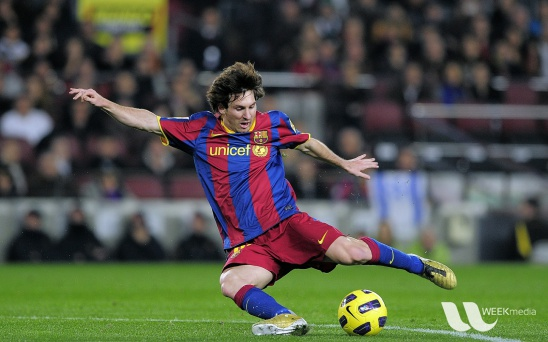
#> input picture python_src/30_tensor_flow_ex/data_opencv_sample/messi5.jpg, 548 x 342 px
$ python ex_03_qt_img_bin.py
#> lines starting #> are read from the running program, lines starting #| are printed output that depends on the picture; after the words box and inside, x2 and y2 are one past the last pixel; in counts of white or black regions, pixels touching at a corner belong together; long printed decimals are rounded
# -*- coding: utf-8 -*-

import warnings
warnings.filterwarnings('ignore',category=FutureWarning)

import os, cv2, numpy as np, sys

import matplotlib.pyplot as plt
from matplotlib.gridspec import GridSpec
print( "Done Import.".center( 80, "*") )

print( "Pwd 1: %s" % os.getcwd())
# change working dir to current file
dirname = os.path.dirname(__file__)
if dirname :
    os.chdir( dirname )
    print( "Pwd 2: %s" % os.getcwd())
pass

# 원천 이미지 획득
# 이미지를 파일로 부터 RGB 색상으로 읽어들인다.
img_path = '../data_opencv_sample/messi5.jpg'
#img_path = "../data_ocr/sample_01/sample_11.png"

img_org = cv2.imread( img_path, cv2.IMREAD_COLOR ) #BGR order
#> img_org is the input picture: shape (342, 548, 3); mean B, G, R 72.4, 86, 82.2

# 이미지 높이, 넓이, 채널수 획득
height      = img_org.shape[0]
#> height = 342
width       = img_org.shape[1]
#> width = 548
channel_no  = img_org.shape[2]
#> channel_no = 3

print( "Image path: %s" % img_path )
print( "Image widh: %s, height: %s, channel: %s" % (width,height,channel_no ) )
#| Image widh: 548, height: 342, channel: 3

fig = plt.figure(figsize=(10, 10), constrained_layout=True)

# org img, channel img, gray scale, median blur, histogram, bin, y_count
gs_row_cnt = 7
gs_col_cnt = 3

gs_row = -1
gs_col = 0

gridSpec = GridSpec( gs_row_cnt, gs_col_cnt, figure=fig )

# pyplot ax 의 프레임 경계 색상 변경
def change_ax_border_color( ax, color ) :
#> called with color = 'green'
    for spine in ax.spines.values():
        spine.set_edgecolor( color )
    pass
pass

if 1 : # 원본 이미지 표출
    gs_row += 1
    gs_col = 0
    colspan = gs_col_cnt
    img = img_org

    title = 'Original Image: %s' % ( img_path.split("/")[-1] )

    ax = plt.subplot(gridSpec.new_subplotspec((gs_row, gs_col), colspan=colspan))
    img_show = ax.imshow( img )
    ax.set_xlabel( 'x\n %s' % title )
    ax.set_ylabel( 'y', rotation=0 )

    change_ax_border_color( ax, "green" )

    fig.colorbar(img_show, ax=ax)
pass

#-- 원천 이미지 획득

# 채널 분리
# b, g, r 채널 획득
# cv2.imread() 는 b, g, r 순서대로 배열에서 반환한다.
b_channel = img_org[:,:,0].copy()
g_channel = img_org[:,:,1].copy()
r_channel = img_org[:,:,2].copy()

channels = [ r_channel, g_channel, b_channel ]

if 1 :  # 채널 이미지 표출
    gs_row += 1
    gs_col = 0
    colspan = 1

    for i, channel in enumerate( channels ):
        img_temp = np.zeros( (height, width, 3), dtype='uint8' )
        img_temp[ :, : , i ] = channel
        img = img_temp

        ax = plt.subplot(gridSpec.new_subplotspec((gs_row, gs_col), colspan=colspan))
        img_show = ax.imshow( img )
        ax.set_ylabel( 'y', rotation=0 )

        title = "red channel"
        if i == 1 :
            title = "green channel"
        elif i == 2 :
            title = "blue channel"
        pass

        ax.set_xlabel( 'x\n%s' % title )

        ( i == 2 ) and fig.colorbar(img_show, ax=ax)

        gs_col += colspan
#> this loop made 3 passes
#> title on passes 1 to 3: 'red channel', 'green channel', 'blue channel'
#> pass 1, `img = img_temp`:
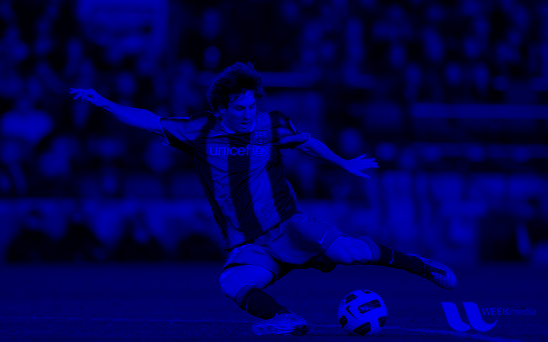
#> img: shape (342, 548, 3); mean of channels 0, 1, 2 82.2, 0, 0; drawn as B, G, R
#> pass 2, `img = img_temp`:
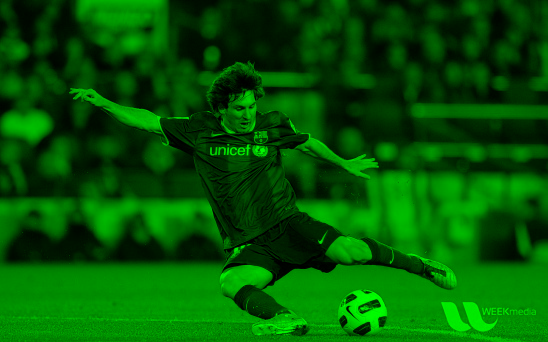
#> img: shape (342, 548, 3); mean of channels 0, 1, 2 0, 86, 0; drawn as B, G, R
#> pass 3, `img = img_temp`:
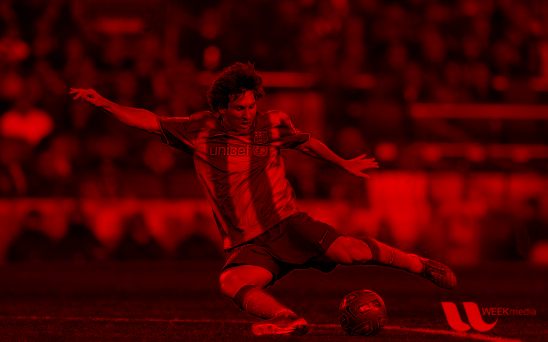
#> img: shape (342, 548, 3); mean of channels 0, 1, 2 0, 0, 72.4; drawn as B, G, R
#> after the loop, gs_col = 3
    pass
pass

#-- 채널 분리

# RGB -> GrayScale 변환 공식
print( "Grayscale" )

# grayscale 변환

def to_grayscale( channels ):
    r_channel = channels[0]
    g_channel = channels[1]
    b_channel = channels[2]

    h = r_channel.shape[0]
#> h = 342
    w = r_channel.shape[1]
#> w = 548

    grayscale = np.empty( ( h, w ), dtype='f')

    for y, row in enumerate( grayscale ) :
        for x, _ in enumerate( row ) :
            # [4 lines of commented-out code are left out]
            gs = 0.299*r_channel[y][x] + 0.587*g_channel[y][x] + 0.114*b_channel[y][x]
            #gs = (int)(round(gs))
            grayscale[y][x] = gs
        pass
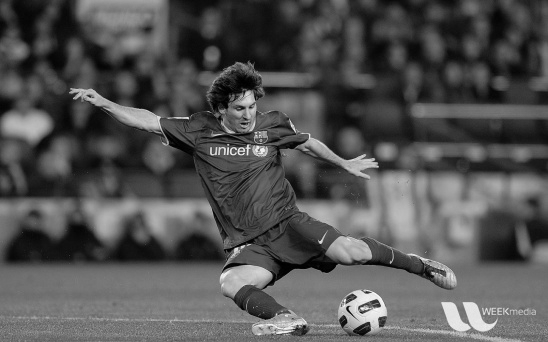
#> grayscale: shape (342, 548) float32; min 0, max 250.6, mean 83.3
    pass

    return grayscale
pass

grayscale = to_grayscale( channels )

if 1 : # 그레이 스케일 이미지 표출
    gs_row += 1
    gs_col = 0
    colspan = gs_col_cnt
    img = grayscale
    cmap = "gray"
    title = "Grayscale"

    ax = plt.subplot(gridSpec.new_subplotspec((gs_row, gs_col), colspan=colspan))

    img_show = ax.imshow( img, cmap=cmap )
    ax.set_xlabel( 'x\n%s' % title )
    ax.set_ylabel( 'y', rotation=0 )

    change_ax_border_color( ax, "green" )

    fig.colorbar(img_show, ax=ax)
pass #-- 그레이 스케일 이미지 표출

# -- grayscale 변환

gs_avg = np.average( grayscale )
#> gs_avg = 83.33
gs_std = np.std( grayscale )
#> gs_std = 46.4
sg_max = np.max( grayscale )
#> sg_max = 250.6

print( "grayscale avg = %s, std = %s" % (gs_avg, gs_std))
#| grayscale avg = 83.333, std = 46.403
#-- grayscale 변환

# 잡음 제거를 위한 Median Blur Filter

print( "Noise Ellimination" )

noise_removed = np.empty( ( height, width ), dtype='f')

ksize = 5

target_image = grayscale

for y in range( height ) :
    for x in range( width ) :
        window = target_image[ y : y + ksize, x : x + ksize ]
        median = np.median( window )
        noise_removed[y][x] = median
    pass
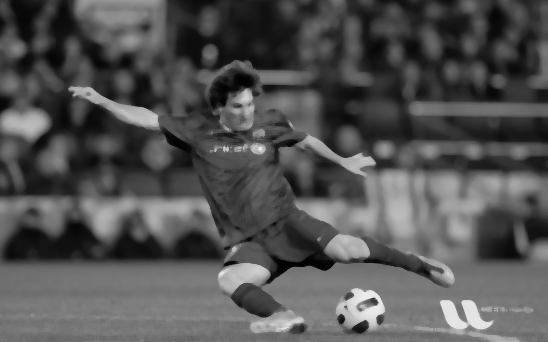
#> noise_removed: shape (342, 548) float32; min 1.29, max 237, mean 83.5
pass

if 1 : # 잡음 제거  이미지 표출
    gs_row += 1
    gs_col = 0
    colspan = gs_col_cnt
    img = noise_removed
    cmap = "gray"
    title = "Noise removed (Median Blur)"

    ax = plt.subplot(gridSpec.new_subplotspec((gs_row, gs_col), colspan=colspan))

    img_show = ax.imshow( img, cmap=cmap )
    ax.set_xlabel( 'x\n%s' % title )
    ax.set_ylabel( 'y', rotation=0 )

    change_ax_border_color( ax, "blue" )

    fig.colorbar(img_show, ax=ax)
pass #-- 잡음 제거  이미지 표출

#-- 잡음 제거를 위한 Median Blur Filter

# histogram 생성
print( "Histogram" )
# calculate histogram count
histogram = np.zeros( 256, dtype='u8' )

target_image = noise_removed

for y, row in enumerate( target_image ) :
    for x, gs in enumerate( row ) :
        gs = (int)(round(gs))
        histogram[ gs ] += 1
    pass
#> after the loop, histogram = 256 values, max 2620 at index 120, min 0 at index 0, mean 732.1
pass
#-- calculate histogram

hist_avg = np.average( histogram )
#> hist_avg = 732.1
hist_std = np.std( histogram )
#> hist_std = 659.1
hist_max = np.max( histogram )
#> hist_max = 2620

print( "hist avg = %s, std = %s" % (hist_avg, hist_std))
#| hist avg = 732.094, std = 659.138

if 1 : # 히스토 그램 표출
    gs_row += 1
    gs_col = 0
    colspan = gs_col_cnt

    ax = plt.subplot(gridSpec.new_subplotspec((gs_row, gs_col), colspan=colspan))

    charts = { }

    # histogram bar chart
    y = histogram
#> y has the same summary as histogram
    x = [i for i, _ in enumerate( y ) ]
#> x = 256 values from 0 to 255
    charts["count"] = ax.bar( x, y, width=0.5, color='green', align='center', alpha=1.0)

    # histogram std chart
    x = [gs_avg - gs_std, gs_avg + gs_std]
#> x = [36.93, 129.7]
    y = [ hist_max*0.95, hist_max*0.95 ]
#> y = [2489, 2489]
    charts["std"] = ax.fill_between( x, y, color='cyan', alpha=0.5 )

    # histogram average chart
    x = [ gs_avg, ]
#> x = [83.33]
    y = [ hist_max, ]
#> y = [2620]
    charts["average"] = ax.bar(x, y, width=1, color='blue', align='center', alpha=0.5)

    loc = "upper right"

    if gs_avg > 122 :
        loc = "upper left"
    pass

    if 1 : # 레전드 표출
        t = ( charts["count"], charts["std"], charts["average"], )
        l = ( "count", "std", "average", )
        ax.legend( t, l, loc=loc, shadow=True)
    pass #-- 레전드 표출

    if 1 : # x 축 최대, 최소 설정
        min_x = gs_avg - gs_std*1.2
#> min_x = 27.65

        if min_x < 0 :
            min_x = 0
        pass

        ax.set_xlim( min_x, 255 )
    pass

    title = "Histogram"
    ax.set_xlabel( 'GrayScale\n%s' % title )
    ax.set_ylabel( 'Count', rotation=90 )
pass #-- 히스토 그램 표출

#-- histogram 생성

# 이진화

print( "Binarization" )

threshold = gs_avg
#> threshold = 83.33

print( "Threshold: %s" % threshold )
#| Threshold: 83.333

# 이진화 계산
binarized = np.empty( ( height, width ), dtype='B')

target_image = noise_removed

for y, row in enumerate( target_image ) :
    for x, gs in enumerate( row ) :
        gs = round( gs )
        binarized[y][x] = (0, 1,)[ gs >= threshold ]
        '''
        if gs >= threshold :
            bin[y][x] = 1
        else :
            bin[y][x] = 0
        pass
        '''
    pass
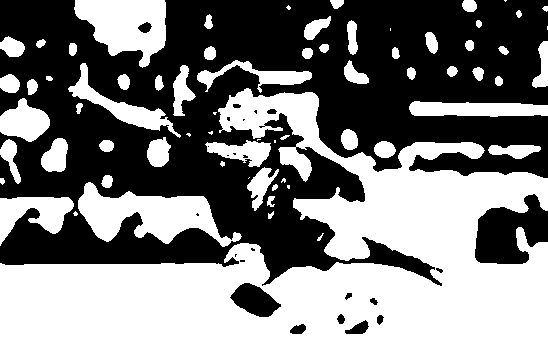
#> binarized: shape (342, 548); values 0 (black) and 1 (white), 47.8% white; 69 white regions (13 under 20 px), largest, box (x1, y1, x2, y2) and area: (0, 88, 548, 342) 62903, (78, 182, 242, 247) 5069, (74, 0, 166, 68) 4005
pass
# -- 이진화 계산

if 1 : # 이진 이미지 표출
    gs_row += 1
    gs_col = 0
    colspan = gs_col_cnt
    title = "Binarization (threshold=%s)" % threshold
#> title = 'Binarization (threshold=83.332825)'
    img = binarized
    cmap = "gray"

    ax = plt.subplot(gridSpec.new_subplotspec((gs_row, gs_col), colspan=colspan))
    img_show = ax.imshow( img, cmap=cmap )

    ax.set_xlabel( 'x\n%s' % title )
    ax.set_ylabel( 'y', rotation=0 )

    change_ax_border_color( ax, "green" )

    fig.colorbar(img_show, ax=ax)
pass #-- 이진 이미지 표출

#-- 이진화

# y count 표출

print( "Y count" )

target_image = binarized

y_counts = np.zeros( ( width, ), dtype='B')
#> y_counts = 548 values from 0 to 0
ksize = 1

for x in range( width ) :
    window = target_image[ 0 : height , x : x + ksize ]
    count_signal = np.count_nonzero( window == 0 )
    y_counts[x] = count_signal
#> this loop made 548 passes
#> count_signal on passes 1 to 3: 171, 165, 158
#> after the loop, y_counts = 548 values, max 247 at index 68, min 104 at index 158, mean 178.4
pass

if 1 : # y count 표출
    gs_row += 1
    gs_col = 0
    colspan = gs_col_cnt

    ax = plt.subplot(gridSpec.new_subplotspec((gs_row, gs_col), colspan=colspan))

    charts = { }

    # y count bar chart
    y = y_counts
#> y has the same summary as y_counts
    x = [i for i, _ in enumerate( y ) ]
#> x = 548 values from 0 to 547
    charts["y count"] = ax.bar( x, y, width=0.5, color='green', align='center', alpha=1.0)

    loc = "upper right"

    if 1 : # 레전드 표출
        t = ( charts["y count"] , )
        l = ( "y count", )
        ax.legend( t, l, loc=loc, shadow=True)
    pass #-- 레전드 표출

    title = "y count"
    ax.set_xlabel( 'x\n%s' % title )
    ax.set_ylabel( 'Count', rotation=90 )

    ax.set_xlim( 0, width )
pass #-- y count 표출

#-- y count 표출

plt.show()
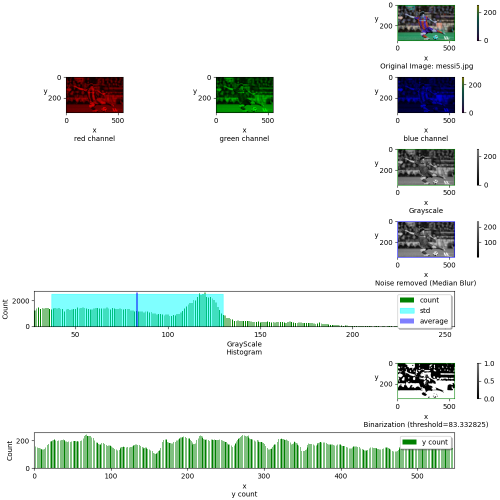
#> figure drawn by matplotlib, 14 panels; B, G, R data is drawn as R, G, B; panel 11: tallest bar 2620 high, from x = 119.8 to 120.2; panel 14: tallest bar 247 high, from x = 67.75 to 68.25

# end
